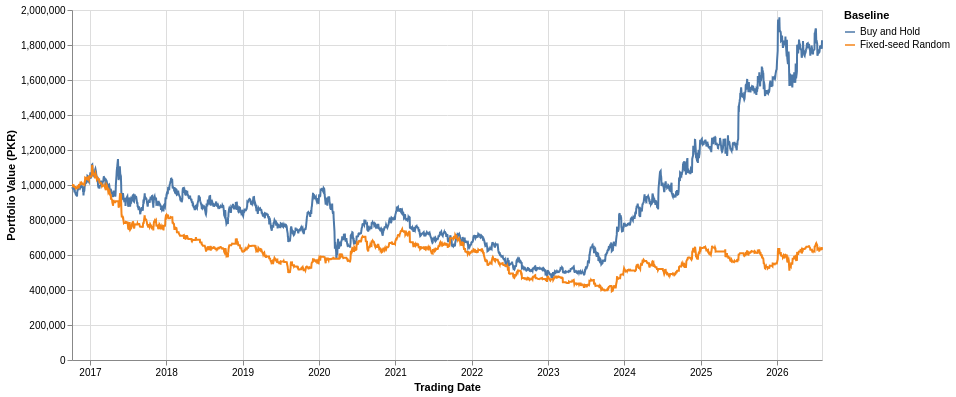

The cell this chart's notebook holds for it:
### Markdown cell above
## Portfolio-value plot

### Code cell
plot_data = pd.concat([buy_hold.history.assign(Baseline='Buy and Hold'), random_run.history.assign(Baseline='Fixed-seed Random')])
alt.Chart(plot_data).mark_line().encode(x=alt.X('execution_date:T', title='Trading Date'), y=alt.Y('portfolio_value:Q', title='Portfolio Value (PKR)'), color='Baseline:N', tooltip=['Baseline', 'execution_date:T', 'portfolio_value:Q']).properties(width=750, height=350)

### Figure 1 — Vega-Lite specification as saved in the notebook (floating-point values rounded to 4 significant figures; data arrays with more than 128 entries replaced by an {"elided": "..."} marker saying what was removed)
{"config": {"view": {"continuousWidth": 300, "continuousHeight": 300}}, "data": {"name": "data-07eac5d83b711c5bc42883c1272f84ca"}, "mark": {"type": "line"}, "encoding": {"color": {"field": "Baseline", "type": "nominal"}, "tooltip": [{"field": "Baseline", "type": "nominal"}, {"field": "execution_date", "type": "temporal"}, {"field": "portfolio_value", "type": "quantitative"}], "x": {"field": "execution_date", "title": "Trading Date", "type": "temporal"}, "y": {"field": "portfolio_value", "title": "Portfolio Value (PKR)", "type": "quantitative"}}, "height": 350, "width": 750, "$schema": "https://vega.github.io/schema/vega-lite/v6.4.1.json", "datasets": {"data-07eac5d83b711c5bc42883c1272f84ca": {"elided": "4868 records"}}}
